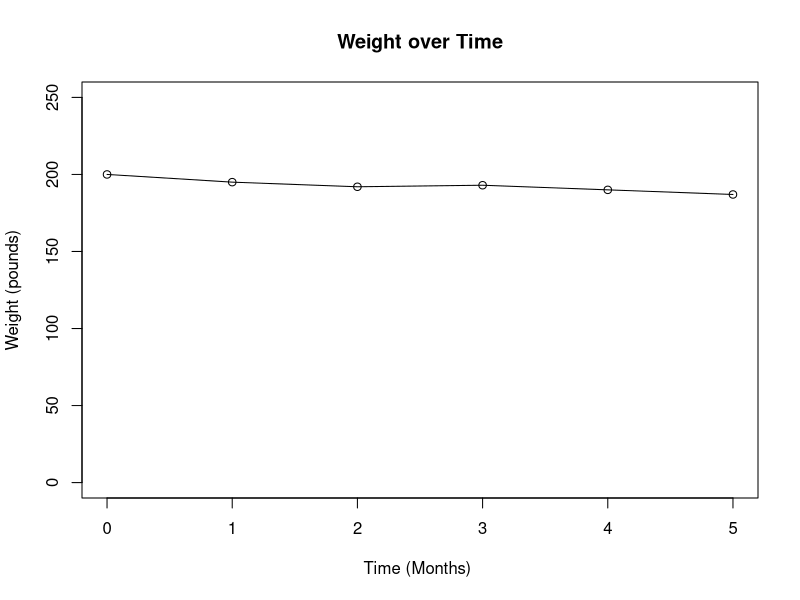

Write the R code that produced this figure.
time<-c(0, 1, 2, 3, 4, 5)
weight<-c(200, 195, 192, 193, 190, 187)
plot(time, weight, ylim=c(0,250), main="Weight over Time", xlab="Time (Months) ", ylab="Weight (pounds)")
lines(time, weight)
